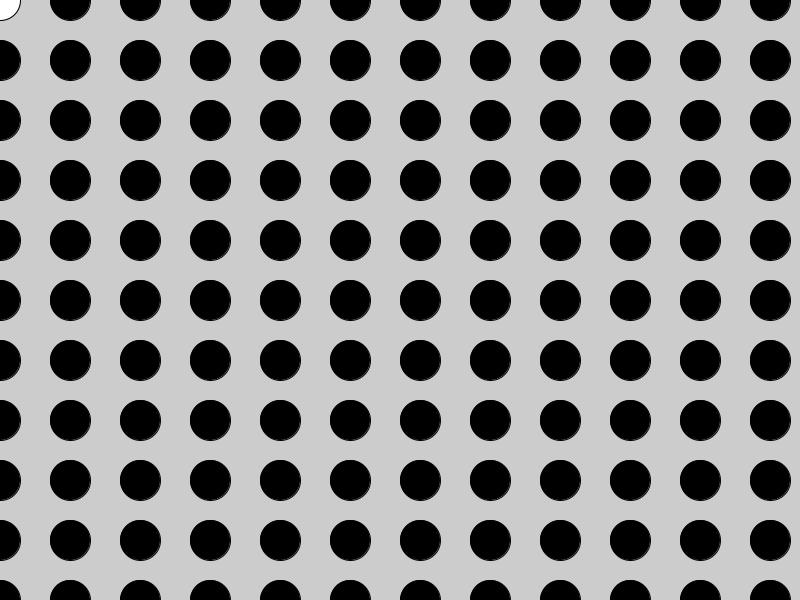
Frame 1 (no input)
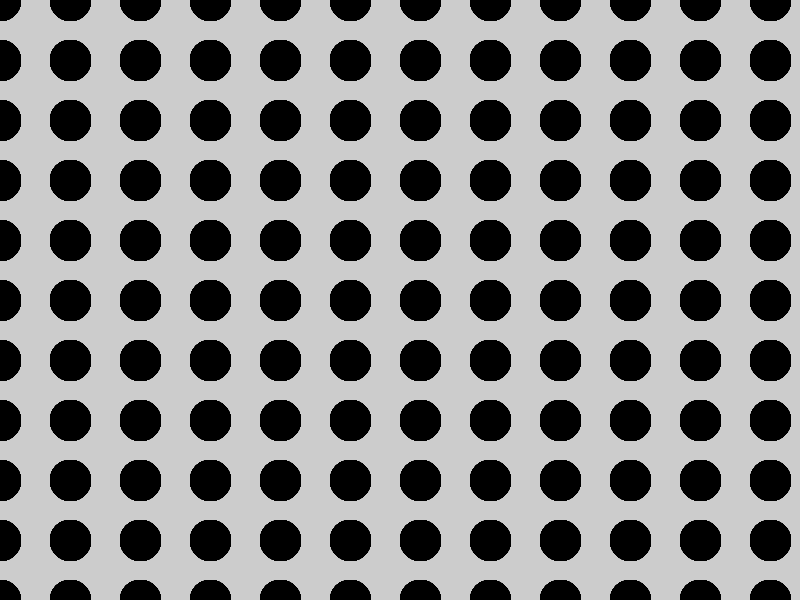
Frame 60 (the mouse pressed at the canvas centre just before this capture)
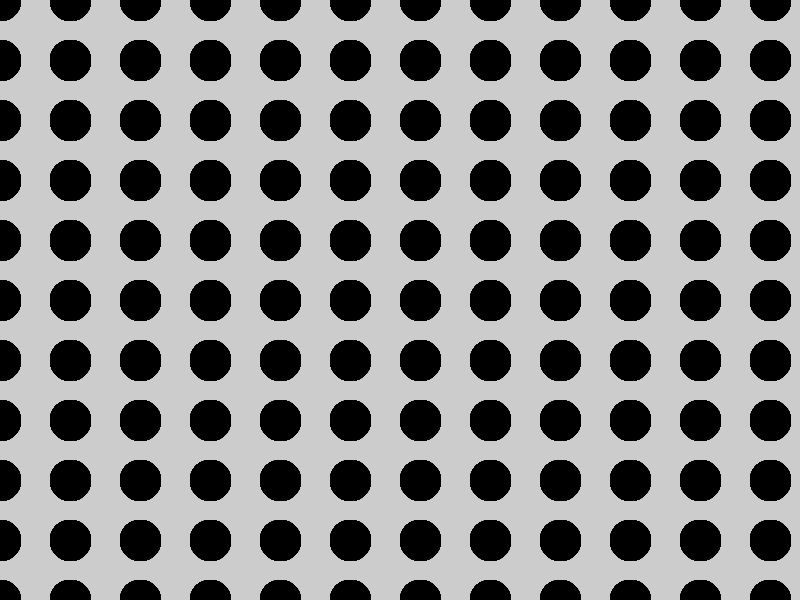
Frame 120 (the mouse held since frame 60 and released just before this capture)

The Processing sketch that drew these frames (run headless with seeded random() and noise(); from frame 60 on, the mouse is pressed at the canvas centre):

// Processing sketch: Circle_Grid
// ── Circle_Grid.pde
int sz=40;
void setup() {
  size(800, 600);
}
void draw() {
  for (int x=0; x<=width; x+=70) {
    for (int y=0; y<= height; y+=60) {
      ellipse (x, y, sz, sz);
      fill(0);
      
    }
  }
}
